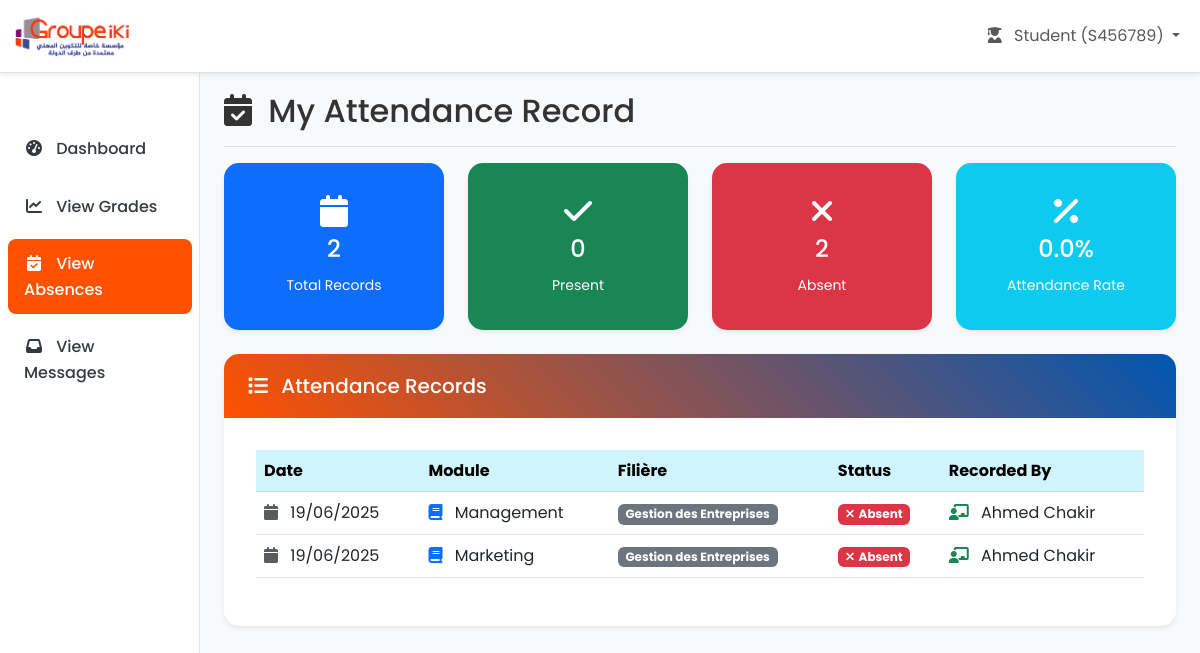
/student_absences.php (signed in), run on the app's committed database.
### tables this page shows
CREATE TABLE `absences` (
  `id` int(11) NOT NULL,
  `student_id` int(11) NOT NULL,
  `module_id` int(11) NOT NULL,
  `date` date NOT NULL,
  `status` enum('absent','present','late') DEFAULT 'absent',
  `recorded_by_teacher_id` int(11) DEFAULT NULL,
  `recorded_by_admin_id` int(11) DEFAULT NULL,
  `created_at` timestamp NOT NULL DEFAULT current_timestamp()
);

CREATE TABLE `modules` (
  `id` int(11) NOT NULL,
  `name` varchar(100) NOT NULL,
  `filiere_id` int(11) DEFAULT NULL,
  `type` enum('standard','pfe','stage') DEFAULT 'standard',
  `created_at` timestamp NOT NULL DEFAULT current_timestamp()
);

CREATE TABLE `filieres` (
  `id` int(11) NOT NULL,
  `name` varchar(100) NOT NULL,
  `description` text DEFAULT NULL,
  `created_at` timestamp NOT NULL DEFAULT current_timestamp()
);

### student_absences.php (the view, shortened to what this page needs)
<?php
$user_cni = $_SESSION['user_cni'];
$host = 'localhost';
$dbname = 'groupe_iki';
$username = 'root';
$db_password = '';
try {
    $pdo = new PDO("mysql:host=$host;dbname=$dbname;charset=utf8", $username, $db_password);
    $pdo->setAttribute(PDO::ATTR_ERRMODE, PDO::ERRMODE_EXCEPTION);
    $stmt = $pdo->prepare("
        SELECT a.date, a.status, m.name as module_name, f.name as filiere_name,
               CONCAT(t.prenom, ' ', t.nom) as teacher_name,
               CONCAT(ad.prenom, ' ', ad.nom) as admin_name
        FROM absences a
        JOIN students s ON a.student_id = s.id
        JOIN modules m ON a.module_id = m.id
        JOIN filieres f ON m.filiere_id = f.id
        LEFT JOIN teachers t ON a.recorded_by_teacher_id = t.id
        LEFT JOIN admins ad ON a.recorded_by_admin_id = ad.id
        WHERE s.cni = ?
        ORDER BY a.date DESC
    ");
    $stmt->execute([$user_cni]);
    $absences = $stmt->fetchAll(PDO::FETCH_ASSOC);
} catch (PDOException $e) {
    $error_message = 'Database connection failed.';
}
?>
<!DOCTYPE html>
<html lang="en">
<head>
    <link href="https://cdn.jsdelivr.net/npm/bootstrap@5.3.0/dist/css/bootstrap.min.css" rel="stylesheet">
    <link href="https://cdnjs.cloudflare.com/ajax/libs/font-awesome/6.4.0/css/all.min.css" rel="stylesheet">
    <link href="css/styles.css" rel="stylesheet">
</head>
<body class="dashboard-page">
    <nav class="navbar navbar-expand-lg navbar-light bg-white fixed-top border-bottom shadow-sm">
        <div class="container-fluid">
            <a class="navbar-brand d-flex align-items-center" href="dashboard_student.php">
                <img src="assets/logo-circle.jpg" alt="" width="120px">
            </a>
            <div class="collapse navbar-collapse" id="navbarNav">
                <ul class="navbar-nav ms-auto">
                    <li class="nav-item dropdown">
                        <a class="nav-link dropdown-toggle" href="#" id="userDropdown" role="button" data-bs-toggle="dropdown">
                            <i class="fas fa-user-graduate me-2"></i>
                            Student (<?php echo htmlspecialchars($user_cni); ?>)
                        </a>
                    </li>
                </ul>
            </div>
        </div>
    </nav>
    <div class="container-fluid">
        <div class="row">
            <nav class="col-md-3 col-lg-2 d-md-block sidebar collapse" id="sidebar">
                <div class="position-sticky pt-3">
                    <ul class="nav flex-column">
                        <li class="nav-item">
                            <a class="nav-link" href="dashboard_student.php">
                                <i class="fas fa-tachometer-alt me-2"></i>
                                Dashboard
                            </a>
                        </li>
                        <li class="nav-item">
                            <a class="nav-link" href="view_grades.php">
                                <i class="fas fa-chart-line me-2"></i>
                                View Grades
                            </a>
                        </li>
                        <li class="nav-item">
                            <a class="nav-link active" href="student_absences.php">
                                <i class="fas fa-calendar-check me-2"></i>
                                View Absences
                            </a>
                        </li>
                        <li class="nav-item">
                            <a class="nav-link" href="view_messages.php">
                                <i class="fas fa-inbox me-2"></i>
                                View Messages
                            </a>
                        </li>
                    </ul>
                </div>
            </nav>
            <main class="col-md-9 ms-sm-auto col-lg-10 px-md-4 main-content">
                <div class="d-flex justify-content-between flex-wrap flex-md-nowrap align-items-center pt-3 pb-2 mb-3 border-bottom">
                    <h1 class="h2">
                        <i class="fas fa-calendar-check me-2"></i>
                        My Attendance Record
                    </h1>
                </div>
                <?php if (!empty($absences)): ?>
                <?php
                $totalRecords = count($absences);
                $presentCount = count(array_filter($absences, function($a) { return $a['status'] === 'present'; }));
                $absentCount = $totalRecords - $presentCount;
                $attendanceRate = $totalRecords > 0 ? ($presentCount / $totalRecords) * 100 : 0;
                ?>
                <div class="row mb-4">
                    <div class="col-md-3">
                        <div class="card bg-primary text-white">
                            <div class="card-body text-center">
                                <i class="fas fa-calendar fa-2x mb-2"></i>
                                <h4><?php echo $totalRecords; ?></h4>
                                <small>Total Records</small>
                            </div>
                        </div>
                    </div>
                    <div class="col-md-3">
                        <div class="card bg-success text-white">
                            <div class="card-body text-center">
                                <i class="fas fa-check fa-2x mb-2"></i>
                                <h4><?php echo $presentCount; ?></h4>
                                <small>Present</small>
                            </div>
                        </div>
                    </div>
                    <div class="col-md-3">
                        <div class="card bg-danger text-white">
                            <div class="card-body text-center">
                                <i class="fas fa-times fa-2x mb-2"></i>
                                <h4><?php echo $absentCount; ?></h4>
                                <small>Absent</small>
                            </div>
                        </div>
                    </div>
                    <div class="col-md-3">
                        <div class="card bg-info text-white">
                            <div class="card-body text-center">
                                <i class="fas fa-percentage fa-2x mb-2"></i>
                                <h4><?php echo number_format($attendanceRate, 1); ?>%</h4>
                                <small>Attendance Rate</small>
                            </div>
                        </div>
                    </div>
                </div>
                <?php endif; ?>
                <div class="card">
                    <div class="card-header">
                        <h5 class="card-title mb-0">
                            <i class="fas fa-list me-2"></i>
                            Attendance Records
                        </h5>
                    </div>
                    <div class="card-body">
                        <?php if (empty($absences)): ?>
                        <div class="text-center py-5">
                            <i class="fas fa-calendar-check fa-3x text-muted mb-3"></i>
                            <h5 class="text-muted">No attendance records found</h5>
                            <p class="text-muted">Your attendance records will appear here once they are recorded.</p>
                        </div>
                        <?php else: ?>
                        <div class="table-responsive">
                            <table class="table table-hover">
                                <thead class="table-info">
                                    <tr>
                                        <th>Date</th>
                                        <th>Module</th>
                                        <th>Filière</th>
                                        <th>Status</th>
                                        <th>Recorded By</th>
                                    </tr>
                                </thead>
                                <tbody>
                                    <?php foreach ($absences as $absence): ?>
                                    <tr>
                                        <td>
                                            <i class="fas fa-calendar me-2 text-muted"></i>
                                            <?php echo date('d/m/Y', strtotime($absence['date'])); ?>
                                        </td>
                                        <td>
                                            <i class="fas fa-book me-2 text-primary"></i>
                                            <?php echo htmlspecialchars($absence['module_name']); ?>
                                        </td>
                                        <td>
                                            <span class="badge bg-secondary">
                                                <?php echo htmlspecialchars($absence['filiere_name']); ?>
                                            </span>
                                        </td>
                                        <td>
                                            <?php if ($absence['status'] === 'present'): ?>
                                                <span class="badge bg-success">
                                                    <i class="fas fa-check me-1"></i>Present
                                                </span>
                                            <?php else: ?>
                                                <span class="badge bg-danger">
                                                    <i class="fas fa-times me-1"></i>Absent
                                                </span>
                                            <?php endif; ?>
                                        </td>
                                        <td>
                                            <?php if ($absence['teacher_name']): ?>
                                                <i class="fas fa-chalkboard-teacher me-2 text-success"></i>
                                                <?php echo htmlspecialchars($absence['teacher_name']); ?>
                                            <?php elseif ($absence['admin_name']): ?>
                                                <i class="fas fa-user-shield me-2 text-primary"></i>
                                                <?php echo htmlspecialchars($absence['admin_name']); ?>
                                            <?php else: ?>
                                                <span class="text-muted">N/A</span>
                                            <?php endif; ?>
                                        </td>
                                    </tr>
                                    <?php endforeach; ?>
                                </tbody>
                            </table>
                        </div>
                        <?php endif; ?>
                    </div>
                </div>
            </main>
        </div>
    </div>
</body>
</html>

### css/styles.css (style rules this page uses)
* { margin: 0; padding: 0; box-sizing: border-box; }
body { font-family: "Poppins", sans-serif; line-height: 1.6; color: #333; background-color: #f8f9fa; }
:root { --primary-color: #ff5100; --secondary-color: #003d72; --success-color: #28a745; --info-color: #17a2b8; --warning-color: #ffc107; --danger-color: #dc3545; --light-color: #f8f9fa; --dark-color: #343a40; --white: #ffffff; --shadow: 0 0.125rem 0.25rem rgba(0, 0, 0, 0.075); --shadow-lg: 0 1rem 3rem rgba(0, 0, 0, 0.175); }
.dashboard-page { padding-top: 56px; }
.navbar-brand { font-weight: 600; font-size: 1.25rem; }
.sidebar { position: fixed; top: 56px; bottom: 0; left: 0; z-index: 100; padding: 48px 0 0; box-shadow: inset -1px 0 0 rgba(0, 0, 0, 0.1); background-color: var(--white); }
.sidebar .nav-link { color: var(--dark-color); padding: 0.75rem 1rem; margin: 0.25rem 0.5rem; border-radius: 0.5rem; transition: all 0.3s ease; font-weight: 500; }
.sidebar .nav-link.active { background-color: var(--primary-color); color: var(--white); }
.sidebar .nav-link i { width: 20px; text-align: center; }
.main-content { margin-top: 20px; min-height: calc(100vh - 76px); }
.card { border: none; border-radius: 15px; box-shadow: var(--shadow); overflow: hidden; }
.card-header { background: linear-gradient(45deg, var(--primary-color), #0056b3); color: var(--white); border: none; padding: 1.25rem 1.5rem; }
.card-body { padding: 2rem; }

### data on the page
absences: date "19/06/2025", module.name "Management", filieres.name "Gestion des Entreprises", status "Absent", teacher_name "Ahmed Chakir"
absences: date "19/06/2025", module.name "Marketing", filieres.name "Gestion des Entreprises", status "Absent", teacher_name "Ahmed Chakir"

### other printed values
$user_cni "S456789"
$totalRecords "2"
$presentCount "0"
$absentCount "2"
$attendanceRate "0.0"
